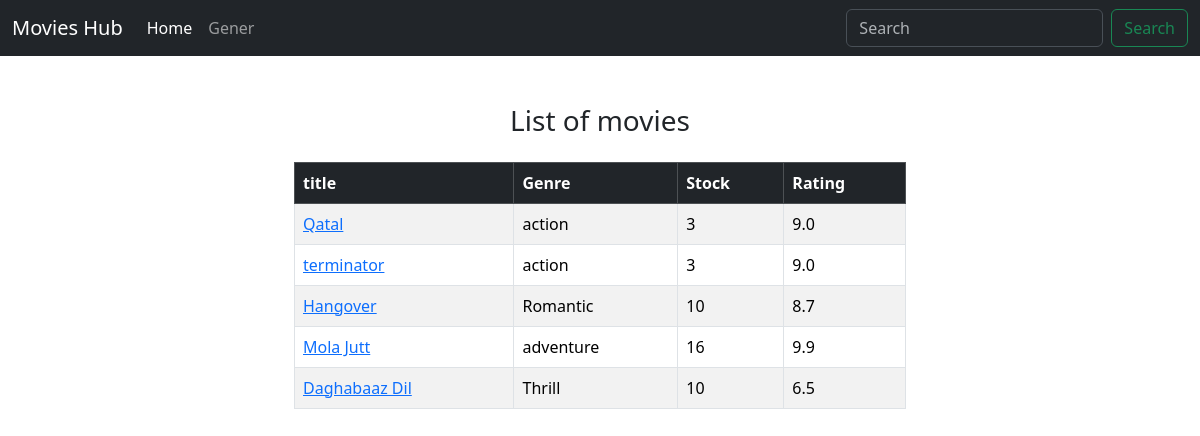
Page /movies/ on the committed database.
### movies/models.py (models this page shows, shortened)
class Movie(models.Model):
    title = models.CharField(max_length=255)
    release_date = models.IntegerField()
    rating = models.FloatField()
    number_in_stock = models.IntegerField()
    genre = models.ForeignKey(Genre, on_delete=models.CASCADE, related_name='genre_name')
    created_at = models.DateField(default=timezone.now)

class Genre(models.Model):
    name = models.CharField(max_length=255)
    def __str__(self):
        return self.name

### movies/views.py (the view)
# urls.py: path('', index),
def index(request):
    movies = Movie.objects.all()
    return render(request, 'Index.html', {'movies': movies})

### movies/templates/Index.html
{% extends 'base.html'%}
{%block content%}
<h3 class="text-center mt-5">List of movies </h3>
<div class="row justify-content-center">
<table class="table table-bordered table-striped m-3" style="width:50%">
    <thead class="table-dark">
    <tr>
        <th>title</th>
        <th>Genre</th>
        <th>Stock</th>
        <th>Rating</th>
    </tr>
    </thead>
    <tbody>
    {% for m in movies %}
    <tr>
        <td> <a href="{% url 'detail' id=m.id%}">{{m.title}}</a></td>
        <td>{{m.genre}}</td>
        <td>{{m.number_in_stock}}</td>
        <td>{{m.rating}}</td>
    </tr>
    {% endfor %}
    </tbody>
</table>
</div>
{%endblock%}

### templates/base.html (shortened to what this page needs)
<!DOCTYPE html>
<html lang="en">
<head>
    <link href="https://cdn.jsdelivr.net/npm/bootstrap@5.3.3/dist/css/bootstrap.min.css" rel="stylesheet">
</head>
<body>
<nav class="navbar navbar-expand-lg bg-dark"data-bs-theme="dark">
  <div class="container-fluid">
    <a class="navbar-brand" href="{% url 'home'%}">Movies Hub</a>
    <div class="collapse navbar-collapse" id="navbarSupportedContent">
      <ul class="navbar-nav me-auto mb-2 mb-lg-0">
        <li class="nav-item">
          <a class="nav-link active" aria-current="page" href="{% url 'home'%}">Home</a>
        </li>
        <li class="nav-item">
          <a class="nav-link" href="#">Gener</a>
        </li>
      </ul>
      <form class="d-flex" role="search" method="post" action="{% url 'search' %}">
        <input class="form-control me-2" type="search" placeholder="Search" aria-label="Search" name="search">
        <button class="btn btn-outline-success" type="submit">Search</button>
      </form>
    </div>
  </div>
</nav>
{%block content%}
{%endblock%}
</body>
</html>

### rows in the picture
Movie: title "Qatal", genre "action", number_in_stock "3", rating "9.0"
Movie: title "terminator", genre "action", number_in_stock "3", rating "9.0"
Movie: title "Hangover", genre "Romantic", number_in_stock "10", rating "8.7"
Movie: title "Mola Jutt", genre "adventure", number_in_stock "16", rating "9.9"
Movie: title "Daghabaaz Dil", genre "Thrill", number_in_stock "10", rating "6.5"
